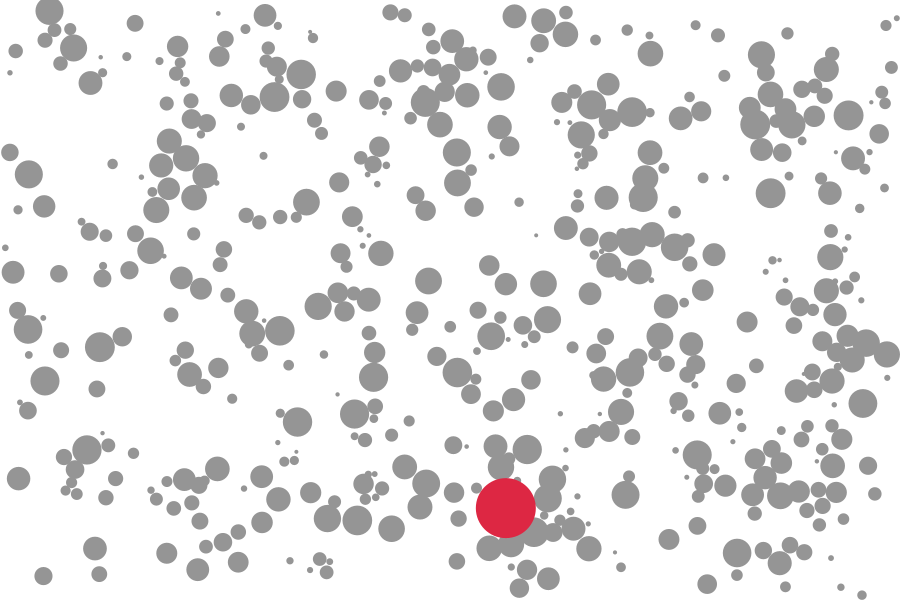
Frame 1 (no input)
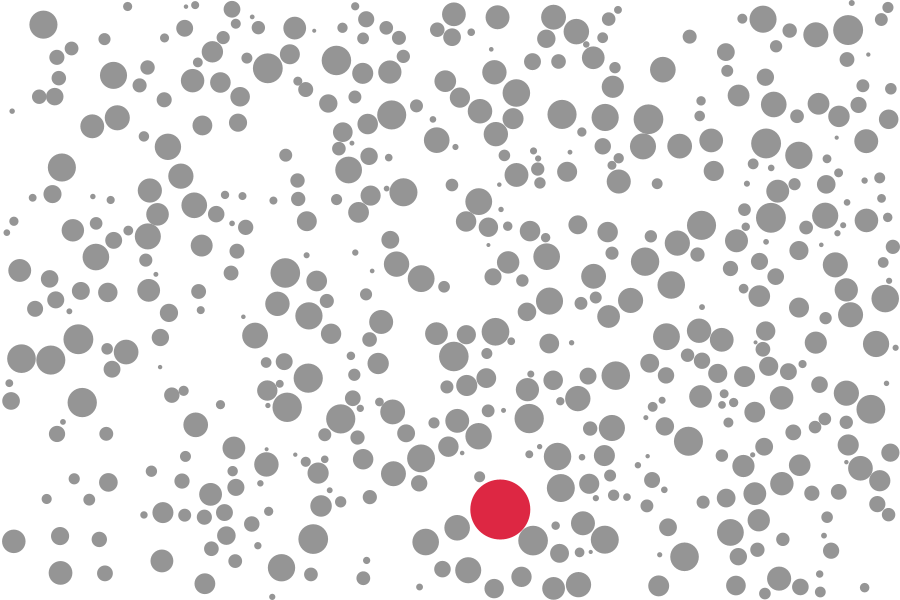
Frame 60 (the mouse pressed at the canvas centre just before this capture)
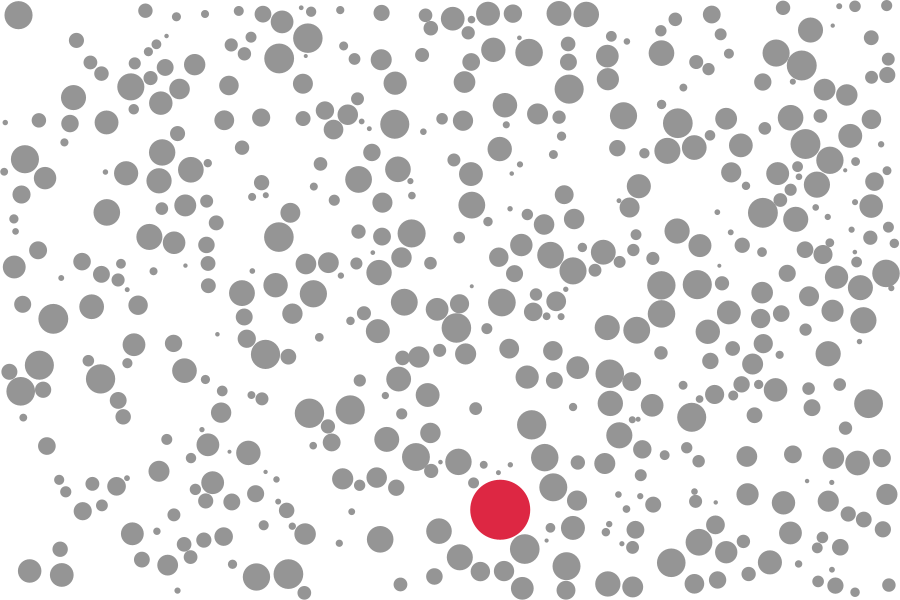
Frame 120 (the mouse held since frame 60 and released just before this capture)

The Processing sketch that drew these frames (run headless with seeded random() and noise(); from frame 60 on, the mouse is pressed at the canvas centre):

// Processing sketch: brownian_motion
// ── brownian_motion.pde
int n_particles = 500;
Particle[] particles = new Particle[n_particles];

boolean setcolor = false;

color color_background = #ffffff;
color color_particle = #959595;// #ffffff or #959595;
color color_focus =  #dd2743;

float speed = 100.0; // Maximum speed of the particles.
float delta_t = 1.0; //Step time in the simulation.

//The smallest and biggest radius of the particle.
int radius_smallest = 2;
int radius_biggest = 15;

boolean mode_depth0field = false;

//up, right, left, bottom
PVector[] wall_vs = {new PVector(1, 0), new PVector(0, 1),
                  new PVector(0, -1), new PVector(-1, 0)}; 
PVector wall_vn; 

void setup()
{
  size(900,600);
  
  for(int i=0;i<n_particles;i++)
  {
    float radius_particle = random(radius_smallest, radius_biggest);
    if (n_particles-1 ==i) {
      radius_particle = 10;
    }
    PVector pv = new PVector(random(radius_particle, width - radius_particle), 
                             random(radius_particle, height - radius_particle));

    particles[i] = new Particle(pv, radius_particle, speed, i, particles);
    if (n_particles-1 ==i) {
      particles[i].radius = 30;
      particles[i].mass = 100000;
      particles[i].velocity = new PVector(0.0,0.0);
    }
  }
}

void draw()
{
  background(color_background);
  
  boolean flag = true;
  for (int i=0;i<n_particles;i++)
  {

    particles[i].move();
    particles[i].collide();

    flag = true;  
    if(n_particles-1 ==i)
      flag = false;
    particles[i].draw(flag);  
  
  }
}



class Particle
{
  PVector location;
  PVector velocity;
  float radius;
  float mass;    

  float coefficient = 0.9999;

  int id;
  Particle[] others;
  
  float scaled_speed;

  float dof = 1.0;

  PVector particles_v, particles_vn;
  PVector particles_vel_v;
  PVector back_v;
  PVector from_pivot;
  PVector pivot; 
 
  Particle(PVector locat,float rr, float speed_, int id_,Particle[] others_)
  {
    location = locat;
    radius = rr;
    mass = radius;

    id = id_;
    others = others_;

    scaled_speed = 10 * speed_/width;
    
    if(mode_depth0field == false)    
      velocity = new PVector(random(-1, 1), random(-1, 1)).mult(scaled_speed);
    else{
      float tt = 5 * pow(radius /radius_biggest, 2);
      velocity = new PVector(random(-1, 1), random(-1, 1)).mult(scaled_speed * tt);      
    }
    dof = pow(radius /radius_biggest, 2); //f^2/nc (n = 1, c = 1)
  }
  
  void collide()
  {
    int start_by_id = id+1;
    
    for (int i=start_by_id; i<others.length; i++)
    {

      //Current distance of two particles.      
      particles_v = PVector.sub(others[i].location, location);
      float dist = particles_v.mag();

      // Distance of collision of two particles
      float dist_two_particle = others[i].radius + radius;

      boolean flag_col = false;
      if(mode_depth0field == true){
        if(radius - others[i].radius <= 2.0)
          flag_col = true;  
      }
      else{
        flag_col = true;
      }

      // When the collide particles.
      if ((dist < dist_two_particle) && (flag_col == true))
      {

        particles_vn = particles_v.copy().normalize();

        particles_vel_v = PVector.sub(velocity, others[i].velocity);
        float dot = PVector.dot(particles_vel_v, particles_vn);
        float dot_m = (1.0 + coefficient)/(mass + others[i].mass) * dot;
        velocity.add(particles_vn.copy().mult(-others[i].mass * dot_m));

        //other
        particles_vel_v.mult(-1);
        others[i].velocity.add(particles_vn.copy().mult(mass * dot_m));

        // Push back partickes along the vector between particles 
        //(not correct. sphere-swept volume is better.)
        back_v = particles_vn.copy().mult(0.5 * (dist_two_particle - dist));
        location.sub(back_v);
        others[i].location.sub(back_v.mult(-1.0));

      }      
    }
  }
  
  void move()
  {
    //Translate an particle.
    location.add(PVector.mult(velocity, delta_t));

    float dist = 0.0;

    for(int i=0;i<4;i++){
      pivot = new PVector(width * (int)(byte(i)&byte(1)), height * (int)(byte(i)&byte(2)>>1));
      wall_vn = wall_vs[i].copy().rotate(HALF_PI);      
      from_pivot = location.copy().sub(pivot);  //Vector from pivot to a location of the particle.
      dist = abs(cross2d(wall_vs[i], from_pivot))/ wall_vs[i].mag(); // Virtical distance from the wall to the particle.

      if ( dist <= radius){
        // Push back particke
        location.add(wall_vn.copy().mult(abs(dist - radius)));

        //bounce the particle
        float ref_len = 2.0 * PVector.dot(velocity, wall_vn);
        PVector ref_v = PVector.sub(velocity, wall_vn.copy().mult(ref_len));
        velocity = ref_v.copy();
    }
  }
  

  }
  
  void draw(boolean focus)
  {
    ellipseMode(RADIUS);
    noStroke();
    if (focus == true)
      if (mode_depth0field == false)
        fill(color_particle);
      else
        fill(color_particle, 255 * dof);      
    else
      if (mode_depth0field == false)
        fill(color_focus);
      else
        fill(color_focus, 255 * dof);
    ellipse(location.x,location.y,radius,radius);
  }
  

  float cross2d(PVector v1, PVector v2){
    return v1.x*v2.y-v2.x*v1.y;
  }  

}
